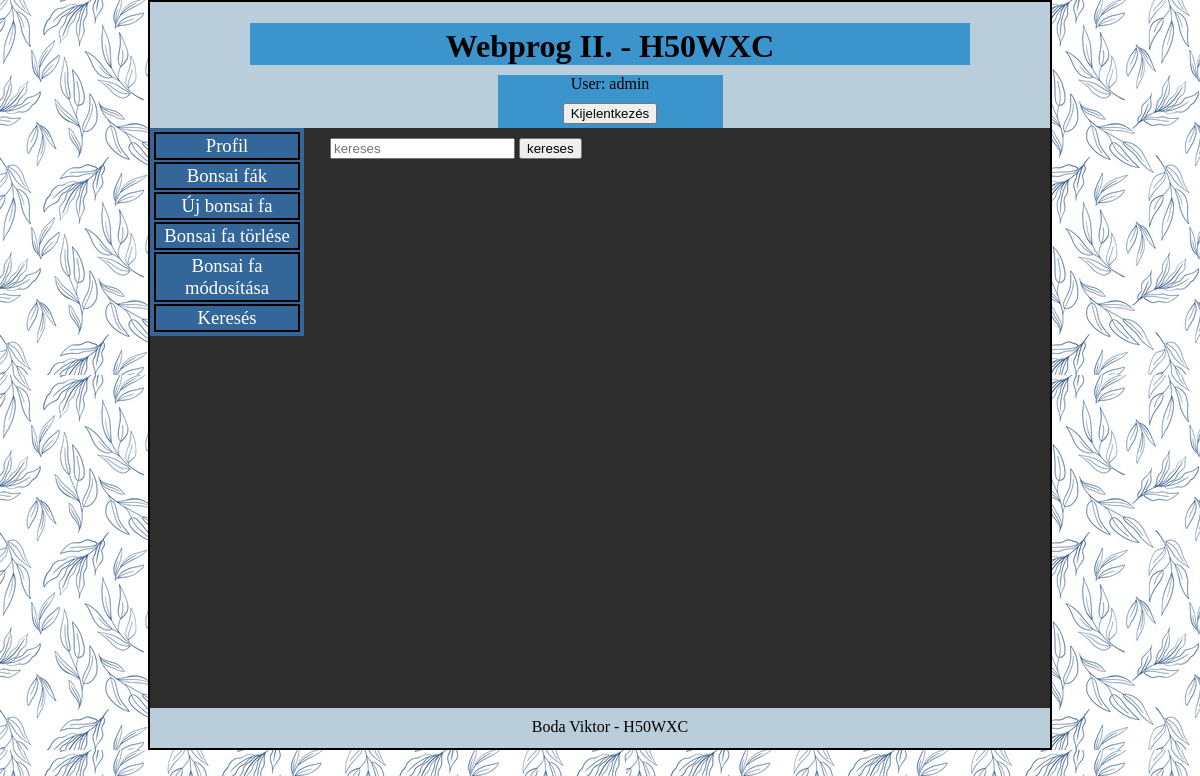
The app's page /index.php?d=6 (signed in) with its own data.
### tables this page shows
CREATE TABLE `menu` (
  `id` int(11) NOT NULL AUTO_INCREMENT,
  `name` varchar(20) DEFAULT NULL,
  `link` int(11) DEFAULT NULL,
  PRIMARY KEY (`id`)
);

### menu.php (the view, shortened to what this page needs)
<?php
$dbname="h50wxc";
$con=connect("root","",$dbname);
$query="select authority from users where uname='".$_SESSION['user']."'";
$res=mysqli_query($con,$query) or die ("Hiba: ".mysqli_error($con));
list($aut)=mysqli_fetch_row($res);
if($aut=="admin")
	$query="select name,link from menu";
else
	$query="select name,link from menu where link in(1,2,6)";
$result=mysqli_query($con,$query) or die ("Hiba: ".mysqli_error($con));
echo "<table class=menutable>";
while(list($menutitle,$link)=mysqli_fetch_row($result))
{
        if($menutitle ==="profil"){$menutitle = "Profil";}
        if($menutitle ==="bonsai fak"){$menutitle = "Bonsai fák";}
        if($menutitle ==="uj bonsai fa"){$menutitle = "Új bonsai fa";}
        if($menutitle ==="bonsai fa torlese"){$menutitle = "Bonsai fa törlése";}
        if($menutitle ==="bonsai fa modositasa"){$menutitle = "Bonsai fa módosítása";}
        if($menutitle ==="kereses"){$menutitle = "Keresés";}
	echo "<tr><td><a class=menu href=index.php?d=".$link.">".$menutitle."</a></td></tr>";
}
echo "</table>";

### styles/stylef.css (style rules this page uses)
body { background: url("../img/background.jpg") repeat; color:white; margin:0px; }
.menu { background-color:rgb(51, 102, 153); width:150px; margin-right:20px; overflow:hidden; padding:2px; display:block; text-decoration:none; color:white; font-family:"Times New Roman"; font-size:14pt; float:left; }
.menu table td { border:2px solid black; }
.menu a { width:140px; padding:0px; margin:0px; text-align:center; }

### records on screen
menu: name "Profil"
menu: name "Bonsai fák"
menu: name "Új bonsai fa"
menu: name "Bonsai fa törlése"
menu: name "Bonsai fa módosítása"
menu: name "Keresés"

### other values on screen
$_SESSION['user'] "admin"
